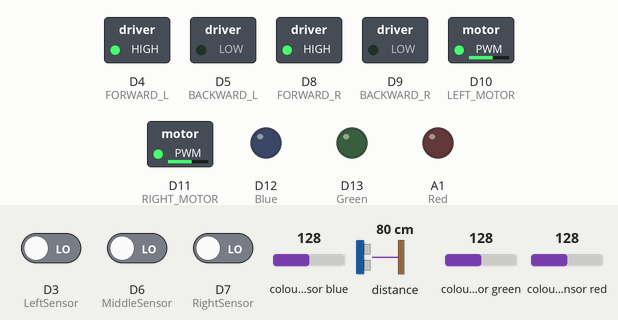
Simulated run of this sketch. Board: Arduino Nano 33 BLE. Parts: switched loads named in the sketch (green lamp = pin HIGH), output pins drawn as LEDs (lit = HIGH). Dashed ring = blinking. The inputs (shaded band) are chosen by the test bench; at power-on: distance to the obstacle 80 cm, D3 (LeftSensor) LOW, colour sensor blue 128, D7 (RightSensor) LOW, D6 (MiddleSensor) LOW, colour sensor green 128, colour sensor red 128.

Above: at 4.2 s.
4.3 s: distance to the obstacle set to 21 cm
5.8 s: distance to the obstacle set to 17 cm
At 6.2 s:
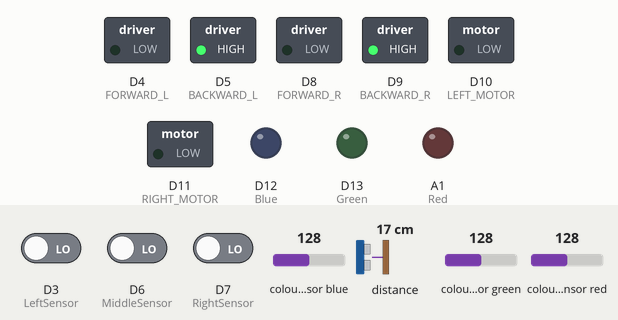
8.8 s: D3 (LeftSensor) driven HIGH
At 9.19 s:
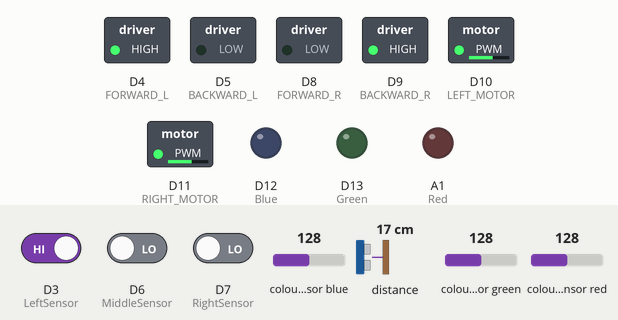
11.8 s: colour sensor blue set to 133
At 12.9 s:
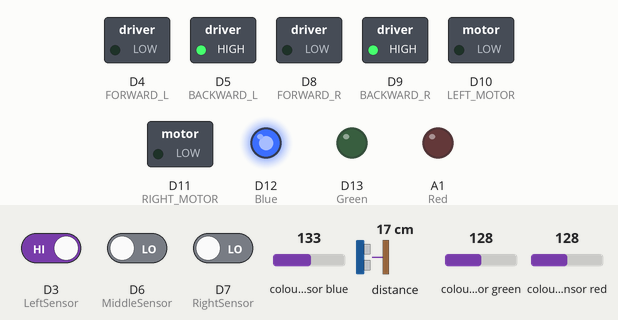
14.8 s: D7 (RightSensor) driven HIGH
At 15.4 s:
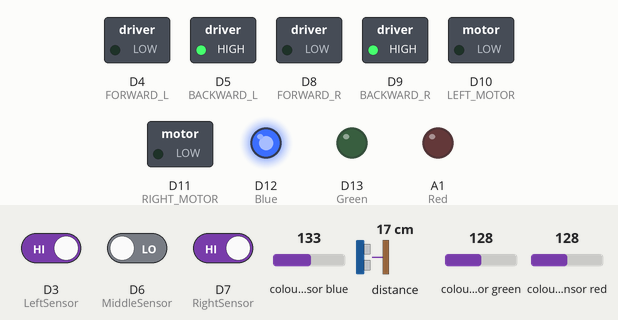
17.8 s: D6 (MiddleSensor) driven HIGH
Timing chart, 0 to 21.8 s (numbered marks = the images above; inputs shaded):
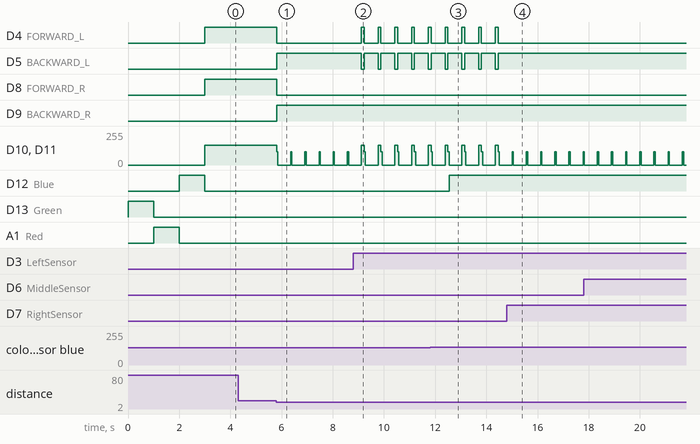

Measured:
- the behaviour switches between 20 and 19 cm on distance to the obstacle (found by bisection; images 0 and 1)
- the behaviour switches between 128 and 129 on colour sensor blue (found by bisection; images 2 and 3)
- after the input at 4.3 s, every drawn part: stays the same
- after the input at 5.8 s, D4 (FORWARD_L), D8 (FORWARD_R): HIGH → LOW at once; D5 (BACKWARD_L), D9 (BACKWARD_R): LOW → HIGH at once; D10 (LEFT_MOTOR), D11 (RIGHT_MOTOR): alternates 100/255 for 0.05 s and 0/255 for 0.50 s, starting at once
- after the input at 8.8 s, D4 (FORWARD_L): alternates HIGH for 0.10 s and LOW for 0.55 s, starting after 0.32 s; D5 (BACKWARD_L): alternates HIGH for 0.55 s and LOW for 0.10 s, starting after 0.32 s
- after the input at 11.8 s, D12 (Blue): LOW → HIGH after 0.74 s
- after the input at 14.8 s, D4 (FORWARD_L): stops changing and stays LOW; D5 (BACKWARD_L): stops changing and stays HIGH

The sketch:

LINE_FOLLOWER.ino
```cpp
#include <Arduino_APDS9960.h>

// IRs Sensors
int RightSensor = 7;
int MiddleSensor = 6;
int LeftSensor = 3;
//

//Left Motor
int LEFT_MOTOR = 10;
int FORWARD_L = 4;
int BACKWARD_L = 5;
//

//Right Motor
int RIGHT_MOTOR = 11;
int FORWARD_R = 8;
int BACKWARD_R = 9;

//LEDs
int Green = 13;
int Red = A1;
int Blue = 12;
//


//RETURNED VALUES PROXIMITY SENSOR
int proximity;

//RETURNED VALUES COLOR SENSOR
int r, g, b;
//

//Obstacle Functions
void stop_F(); // Stop when faces an obstacle
void continue_F(); // Ride when obstacle is removed
void proximity_F(); // Read the proximity
void color_F(); // Read the color
//


void setup()
{
  Serial.begin(9600);
  while (!Serial);

  if (!APDS.begin()) {
    Serial.println("Error initializing APDS-9960 sensor!");
  }
  // DECLARE ALL PINS
  pinMode(LEFT_MOTOR, OUTPUT);
  pinMode(RIGHT_MOTOR, OUTPUT);
  pinMode(RightSensor, INPUT);
  pinMode(MiddleSensor, INPUT);
  pinMode(LeftSensor, INPUT);
  pinMode(FORWARD_R, OUTPUT);
  pinMode(BACKWARD_R, OUTPUT);
  pinMode(FORWARD_L, OUTPUT);
  pinMode(BACKWARD_L, OUTPUT);
  pinMode(Green, OUTPUT);
  pinMode(Red, OUTPUT);
  pinMode(Blue, OUTPUT);

    digitalWrite(Green,1);
  delay(1000);
  digitalWrite(Green,0);
  digitalWrite(Red,1);
    delay(1000);
  digitalWrite(Red,0);
  digitalWrite(Blue, 1);
    delay(1000);
  digitalWrite(Blue, 0);

analogWrite(LEFT_MOTOR,119);
analogWrite(RIGHT_MOTOR,125);
}
void loop()
{
  proximity_F();
  color_F();

  if (digitalRead(RightSensor) == HIGH && digitalRead(MiddleSensor) == HIGH && digitalRead(LeftSensor) == HIGH) //Tsomet
  {

    digitalWrite(FORWARD_L, HIGH);
    digitalWrite(BACKWARD_L, LOW);
    digitalWrite(FORWARD_R, HIGH);
    digitalWrite(BACKWARD_R, LOW);
    analogWrite (LEFT_MOTOR, 194);
    analogWrite (RIGHT_MOTOR, 200);

  }

  else if (digitalRead(RightSensor) == LOW && digitalRead(MiddleSensor) == LOW && digitalRead(LeftSensor) == LOW) // Interrupted line
  {
    // Don't change
  }
  else if (digitalRead(RightSensor) == LOW && digitalRead(MiddleSensor) == HIGH && digitalRead(LeftSensor) == LOW) //Over the line
  {
    //Move both the Motors
    digitalWrite(FORWARD_L, HIGH);
    digitalWrite(BACKWARD_L, LOW);
    digitalWrite(FORWARD_R, HIGH);
    digitalWrite(BACKWARD_R, LOW);
    analogWrite (LEFT_MOTOR, 194);
    analogWrite (RIGHT_MOTOR,200);

  }

  else if (digitalRead(RightSensor) == LOW && digitalRead(LeftSensor) == HIGH)
  {
    //Tilt robot towards left by stop_Fing the left wheel and moving the right one
    digitalWrite(FORWARD_L, HIGH);
    digitalWrite(BACKWARD_L, LOW);
    digitalWrite(FORWARD_R, LOW);
    digitalWrite(BACKWARD_R, HIGH);
    analogWrite (LEFT_MOTOR, 150);
    analogWrite (RIGHT_MOTOR, 150);
    delay(100);
  }

    else if (digitalRead(RightSensor) == HIGH && digitalRead(LeftSensor) == LOW)
  {
    //Tilt robot towards right by stop_Fing the right wheel and moving the left one
    digitalWrite(FORWARD_L, LOW);    // If I want to turn right then the speed of the right wheel should be less than that of the left wheel, here, let a be the right wheel
    digitalWrite(BACKWARD_L, HIGH);
    digitalWrite(FORWARD_R, HIGH);
    digitalWrite(BACKWARD_R, LOW);
    analogWrite (LEFT_MOTOR, 150);
    analogWrite (RIGHT_MOTOR, 150);
    delay(100);
  }
}
void stop_F(){
    digitalWrite(FORWARD_L, LOW);
    digitalWrite(BACKWARD_L, HIGH);
    digitalWrite(FORWARD_R, LOW);
    digitalWrite(BACKWARD_R, HIGH);
    analogWrite (LEFT_MOTOR, 100);
    analogWrite (RIGHT_MOTOR, 100);
    delay(50);
    analogWrite (LEFT_MOTOR, 0);
    analogWrite (RIGHT_MOTOR, 0);

    if(r > g && r > b){
      digitalWrite(Red,1);
      digitalWrite(Blue,0);
      digitalWrite(Green,0);
    }
    else if(b > g && b > r){
      digitalWrite(Red,0);
      digitalWrite(Blue,1);
      digitalWrite(Green,0);
    }
    else if(g > r && g > b){
      digitalWrite(Red,0);
      digitalWrite(Blue,0);
      digitalWrite(Green,1);
    }
}


void continuee_F(){
    digitalWrite(FORWARD_L, HIGH);
    digitalWrite(BACKWARD_L, LOW);
    digitalWrite(FORWARD_R, HIGH);
    digitalWrite(BACKWARD_R, LOW);
    analogWrite (LEFT_MOTOR, 150);
    analogWrite (RIGHT_MOTOR, 150);

    digitalWrite(Red,0);
    digitalWrite(Green,0);
    digitalWrite(Blue,0);
}


void proximity_F(){
  if (APDS.proximityAvailable()) {
    // read the proximity
    // - 0   => close
    // - 255 => far
    // - -1  => error
    proximity = APDS.readProximity();
//    Serial.print("   distance: ");
//    Serial.println(proximity);
      if (proximity < 240){
        stop_F();
        delay(500);
      }
      else if (proximity > 240){
        continuee_F();
      }
      else if  (proximity == -1){
        analogWrite(LEFT_MOTOR,0);
        analogWrite(RIGHT_MOTOR,0);
      }
    }
}


void color_F(){
    while (! APDS.colorAvailable()) {
    delay(5);
  }

  // read the color
  APDS.readColor(r, g, b);
}
```
